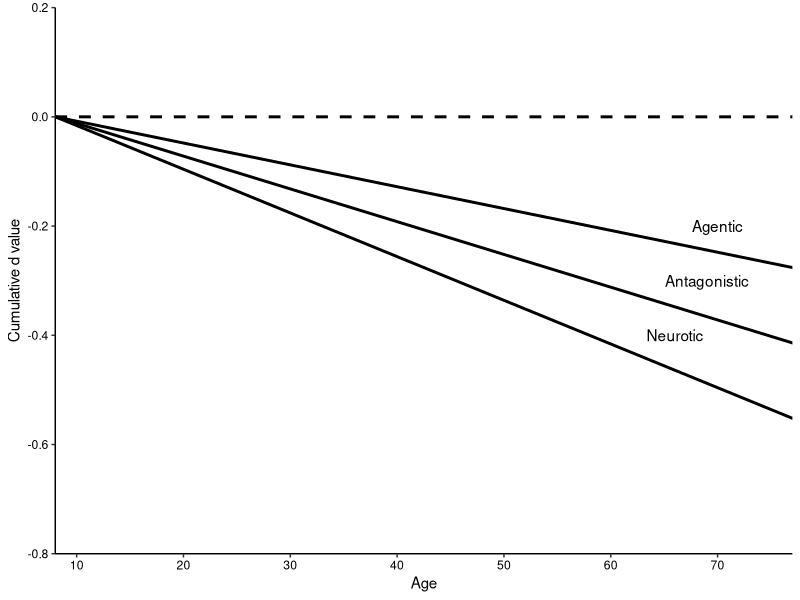
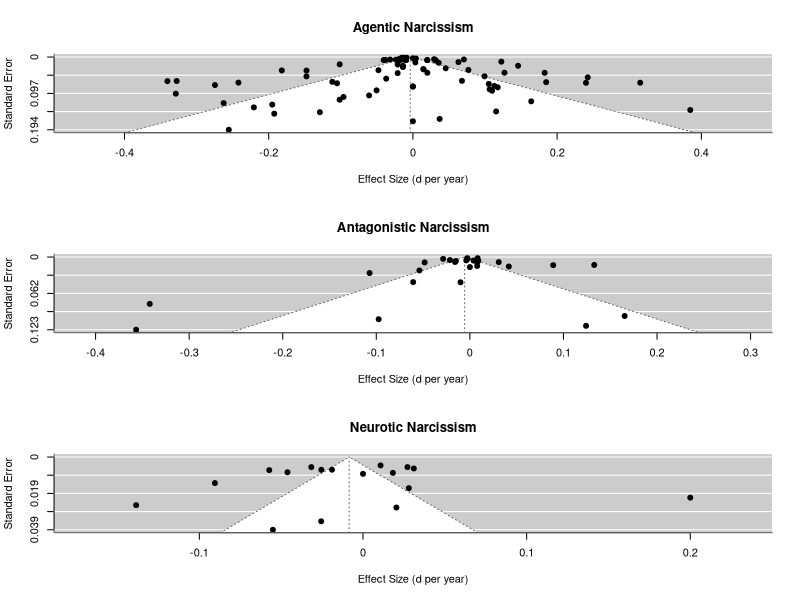
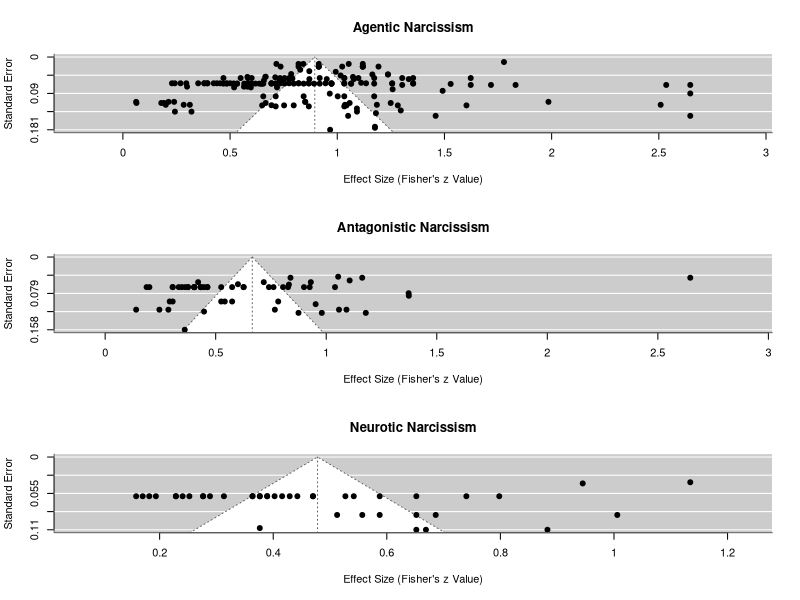
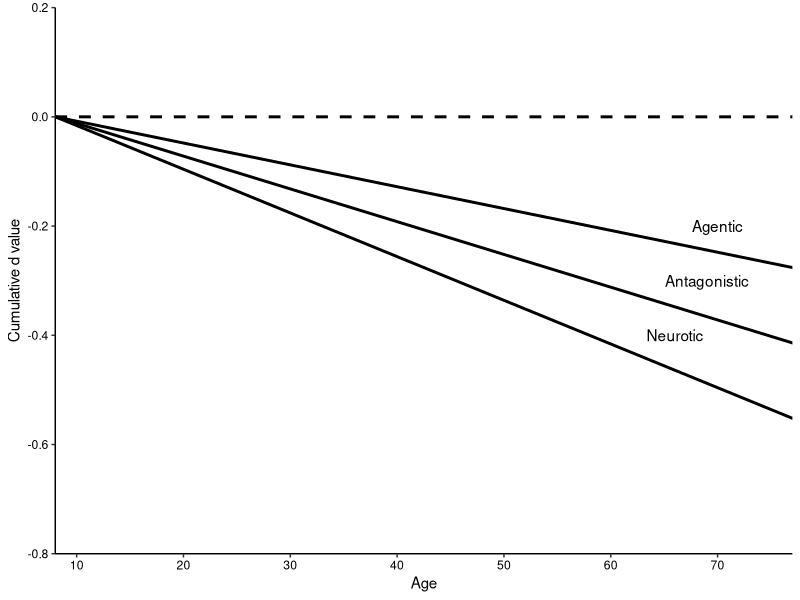
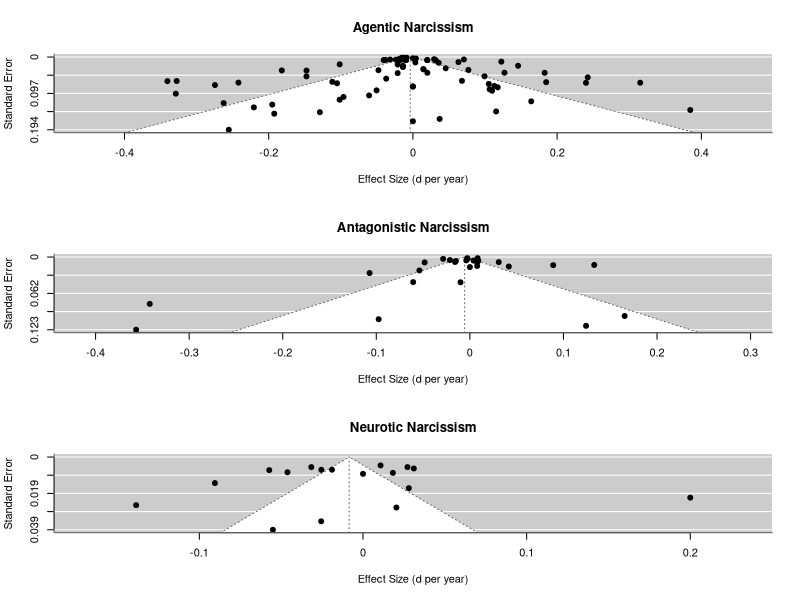
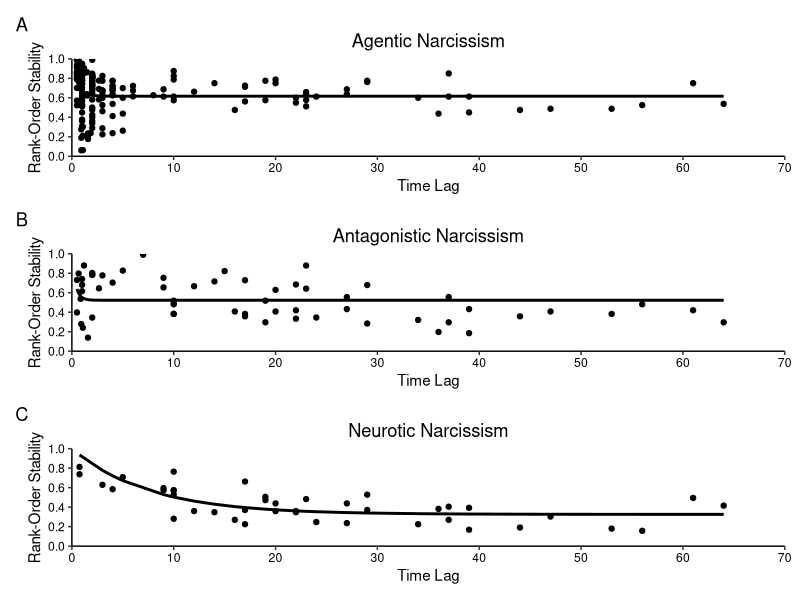
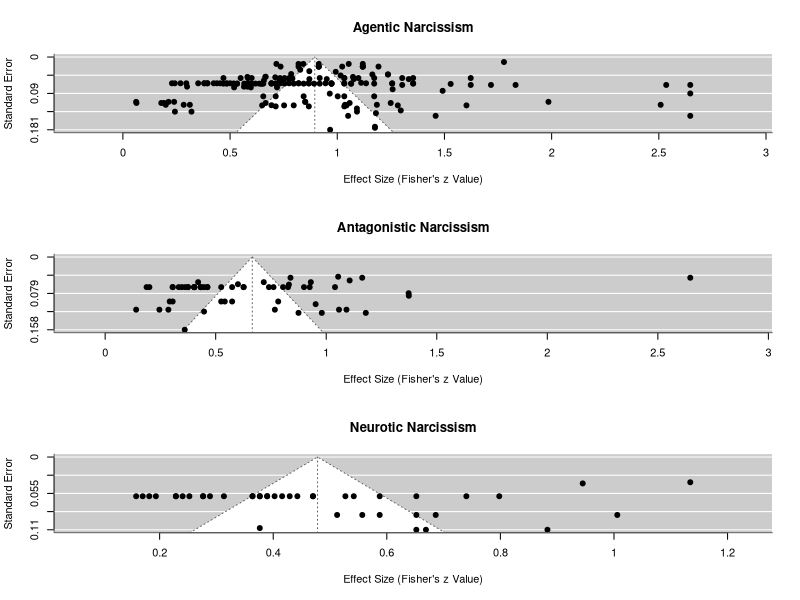

Reproduce these figures in R, in order.
library(readxl)
library(metafor)
library(psych)
library(ggplot2)
library(patchwork)

theme_update(plot.title = element_text(hjust = 0.5), axis.text.x = element_text(color="black"), axis.text.y = element_text(color="black"))


#### DATA AND TRANSFORMATIONS ####

dat <- read_xlsx("Development of narcissism - Data.xlsx")


#### Transformations ####

dat$artid <- as.factor(dat$artid)
dat$author <- as.factor(dat$author)
dat$pubyear <- as.numeric(dat$pubyear)
dat$pubtype <- as.factor(dat$pubtype)
dat$inclusion <- as.factor(dat$inclusion)
dat$exclreas <- as.factor(dat$exclreas)
dat$sampid <- as.factor(dat$sampid)
dat$sampname <- as.factor(dat$sampname)
dat$samptype <- as.factor(dat$samptype)
dat$studyname <- as.factor(dat$studyname)
dat$otherref <- as.factor(dat$otherref)
dat$n <- as.numeric(dat$n)
dat$country <- as.factor(dat$country)
dat$female <- as.numeric(dat$female)
dat$ethn <- as.factor(dat$ethn)
dat$measure <- as.factor(dat$measure)
dat$outcome <- as.factor(dat$outcome)
dat$outcome2 <- as.factor(dat$outcome2)
dat$factor <- as.factor(dat$factor)
dat$factor2 <- as.factor(dat$factor2)
dat$reverse <- as.factor(dat$reverse)
dat$meastype <- as.factor(dat$meastype)
dat$rel <- as.numeric(dat$rel)
dat$t1year <- as.numeric(dat$t1year)
dat$agem1 <- as.numeric(dat$agem1)
dat$agesd1 <- as.numeric(dat$agesd1)
dat$interval <- as.factor(dat$interval)
dat$agem1i <- as.numeric(dat$agem1i)
dat$outm1 <- as.numeric(dat$outm1)
dat$outsd1 <- as.numeric(dat$outsd1)
dat$outm2 <- as.numeric(dat$outm2)
dat$outsd2 <- as.numeric(dat$outsd2)
dat$timelag <- as.numeric(dat$timelag)
dat$corr <- as.numeric(dat$corr)
dat$pubstatus <- as.factor(dat$pubstatus)

dat$caseid <- 1:nrow(dat)
dat$clinical <- factor(ifelse((dat$samptype=="1"|dat$samptype=="2"|dat$samptype=="5"), "no", "yes"))
dat <- transform(dat, yob = t1year-agem1)
dat <- transform(dat, agem1ic1 = (agem1i-23.13)/10)
dat <- transform(dat, agem1ic2 = agem1ic1^2)
dat <- transform(dat, agem1ic3 = agem1ic1^3)
dat <- transform(dat, timelagc = timelag-11.42)
dat <- transform(dat, agem2i = agem1i+timelag)
dat <- transform(dat, female = female/100)


#### Computation of Effect Sizes of Mean-Level Change ####

dat$corrmean <- mean(dat$corr, na.rm = TRUE)
dat$corrx <- ifelse(is.na(dat$corr), dat$corrmean, dat$corr) #replace missing data (for computation of mean-level change ES only)
dat <- transform(dat, es_d = (outm2-outm1)/outsd1)
dat <- transform(dat, es_dyear = es_d/timelag)
dat <- transform(dat, v_d = ((2*(1-corrx)/n)+(es_d*es_d/(2*n))))
dat <- transform(dat, v_dyear = v_d/(timelag^2))


#### Computation of Effect Sizes of Rank-Order Stability ####

dat$corrdis <- dat$corr/dat$rel #compute disattenuated test-retest correlation
dat$corrdis <- ifelse(dat$corrdis >= 0.99, 0.99, dat$corrdis) #if corrdis >= 0.99, set to 0.99
dat$corrdis_z <- fisherz(dat$corrdis)
dat$v_corr <- (1/(dat$n-3))
dat$v_corrdis <- dat$v_corr/(dat$rel*dat$rel) #sample variance of disattenuated test-retest correlation


#### Subsamples ####

dat.artid <- dat[!duplicated(dat$artid),]
dat.sample <- dat[!duplicated(dat$sampid),]

dat.agentic <- subset(dat, subset = factor == "Agentic")
dat.antagonistic <- subset(dat, subset = factor == "Antagonistic")
dat.neurotic <- subset(dat, subset = factor == "Neurotic")
dat.agentic.es_dyear <- subset(dat.agentic, subset = es_dyear != "NA")
dat.antagonistic.es_dyear <- subset(dat.antagonistic, subset = es_dyear != "NA")
dat.neurotic.es_dyear <- subset(dat.neurotic, subset = es_dyear != "NA")
dat.agentic.es_dyear.sample <- dat.agentic.es_dyear[!duplicated(dat.agentic.es_dyear$sampid),]
dat.antagonistic.es_dyear.sample <- dat.antagonistic.es_dyear[!duplicated(dat.antagonistic.es_dyear$sampid),]
dat.neurotic.es_dyear.sample <- dat.neurotic.es_dyear[!duplicated(dat.neurotic.es_dyear$sampid),]

dat.agentic.nonclin <- subset(dat.agentic, subset = clinical == "no")
dat.antagonistic.nonclin <- subset(dat.antagonistic, subset = clinical == "no")
dat.neurotic.nonclin <- subset(dat.neurotic, subset = clinical == "no")
dat.agentic.nonclin.es_dyear <- subset(dat.agentic.nonclin, subset = es_dyear != "NA")
dat.antagonistic.nonclin.es_dyear <- subset(dat.antagonistic.nonclin, subset = es_dyear != "NA")
dat.neurotic.nonclin.es_dyear <- subset(dat.neurotic.nonclin, subset = es_dyear != "NA")
dat.agentic.nonclin.es_dyear.sample <- dat.agentic.nonclin.es_dyear[!duplicated(dat.agentic.nonclin.es_dyear$sampid),]
dat.antagonistic.nonclin.es_dyear.sample <- dat.antagonistic.nonclin.es_dyear[!duplicated(dat.antagonistic.nonclin.es_dyear$sampid),]
dat.neurotic.nonclin.es_dyear.sample <- dat.neurotic.nonclin.es_dyear[!duplicated(dat.neurotic.nonclin.es_dyear$sampid),]

dat.nonclin <- subset(dat, subset = clinical == "no")
dat.nonclin.es_dyear <- subset(dat.nonclin, subset = es_dyear != "NA")

dat.agentic2 <- subset(dat, subset = factor2 == "Agentic")
dat.antagonistic2 <- subset(dat, subset = factor2 == "Antagonistic")
dat.neurotic2 <- subset(dat, subset = factor2 == "Neurotic")
dat.agentic2.es_dyear <- subset(dat.agentic2, subset = es_dyear != "NA")
dat.antagonistic2.es_dyear <- subset(dat.antagonistic2, subset = es_dyear != "NA")
dat.neurotic2.es_dyear <- subset(dat.neurotic2, subset = es_dyear != "NA")
dat.agentic2.es_dyear.sample <- dat.agentic2.es_dyear[!duplicated(dat.agentic2.es_dyear$sampid),]
dat.antagonistic2.es_dyear.sample <- dat.antagonistic2.es_dyear[!duplicated(dat.antagonistic2.es_dyear$sampid),]
dat.neurotic2.es_dyear.sample <- dat.neurotic2.es_dyear[!duplicated(dat.neurotic2.es_dyear$sampid),]

dat.agentic2.nonclin <- subset(dat.agentic2, subset = clinical == "no")
dat.antagonistic2.nonclin <- subset(dat.antagonistic2, subset = clinical == "no")
dat.neurotic2.nonclin <- subset(dat.neurotic2, subset = clinical == "no")
dat.agentic2.nonclin.es_dyear <- subset(dat.agentic2.nonclin, subset = es_dyear != "NA")
dat.antagonistic2.nonclin.es_dyear <- subset(dat.antagonistic2.nonclin, subset = es_dyear != "NA")
dat.neurotic2.nonclin.es_dyear <- subset(dat.neurotic2.nonclin, subset = es_dyear != "NA")
dat.agentic2.nonclin.es_dyear.sample <- dat.agentic2.nonclin.es_dyear[!duplicated(dat.agentic2.nonclin.es_dyear$sampid),]
dat.antagonistic2.nonclin.es_dyear.sample <- dat.antagonistic2.nonclin.es_dyear[!duplicated(dat.antagonistic2.nonclin.es_dyear$sampid),]
dat.neurotic2.nonclin.es_dyear.sample <- dat.neurotic2.nonclin.es_dyear[!duplicated(dat.neurotic2.nonclin.es_dyear$sampid),]

dat.agentic.corr <- subset(dat.agentic, subset = corr != "NA")
dat.antagonistic.corr <- subset(dat.antagonistic, subset = corr != "NA")
dat.neurotic.corr <- subset(dat.neurotic, subset = corr != "NA")
dat.agentic.corr.sample <- dat.agentic.corr[!duplicated(dat.agentic.corr$sampid),]
dat.antagonistic.corr.sample <- dat.antagonistic.corr[!duplicated(dat.antagonistic.corr$sampid),]
dat.neurotic.corr.sample <- dat.neurotic.corr[!duplicated(dat.neurotic.corr$sampid),]

dat.agentic2.corr <- subset(dat.agentic2, subset = corr != "NA")
dat.antagonistic2.corr <- subset(dat.antagonistic2, subset = corr != "NA")
dat.neurotic2.corr <- subset(dat.neurotic2, subset = corr != "NA")
dat.agentic2.corr.sample <- dat.agentic2.corr[!duplicated(dat.agentic2.corr$sampid),]
dat.antagonistic2.corr.sample <- dat.antagonistic2.corr[!duplicated(dat.antagonistic2.corr$sampid),]
dat.neurotic2.corr.sample <- dat.neurotic2.corr[!duplicated(dat.neurotic2.corr$sampid),]


#### Sample Characteristics ####

min(dat.sample$n)
max(dat.sample$n)
mean(dat.sample$n)
sd(dat.sample$n)
median(dat.sample$n)
sum(dat.sample$n)

table(dat.sample$samptype)

mean(dat.sample$female, na.rm = TRUE)
min(dat.sample$female, na.rm = TRUE)
max(dat.sample$female, na.rm = TRUE)
sd(dat.sample$female, na.rm = TRUE)
median(dat.sample$female, na.rm = TRUE)

table(dat.sample$country)
table(dat.sample$ethn)

min(dat.sample$agem1)
max(dat.sample$agem1)
mean(dat.sample$agem1)
sd(dat.sample$agem1)

max(dat$agem1i)
max(dat$agem2i)

min(dat.sample$t1year)
max(dat.sample$t1year)
mean(dat.sample$t1year)
sd(dat.sample$t1year)

min(dat.sample$yob)
max(dat.sample$yob)
mean(dat.sample$yob)
sd(dat.sample$yob)

describe(dat$timelag, skew=TRUE)


#### MEAN-LEVEL CHANGE ####

#### Effect Size Analyses ####

res <- rma.mv(yi=es_dyear, V=v_dyear, random = ~ 1 | sampid/caseid, data=dat.agentic)
print(res, digits=3)
sum(dat.agentic.es_dyear.sample$n)

res <- rma.mv(yi=es_dyear, V=v_dyear, random = ~ 1 | sampid/caseid, data=dat.antagonistic)
print(res, digits=3)
sum(dat.antagonistic.es_dyear.sample$n)

res <- rma.mv(yi=es_dyear, V=v_dyear, random = ~ 1 | sampid/caseid, data=dat.neurotic)
print(res, digits=3)
sum(dat.neurotic.es_dyear.sample$n)


#### Age Effects ####

res <- rma.mv(yi=es_dyear, V=v_dyear, random = ~ 1 | sampid/caseid, data=dat.agentic, mods = cbind(agem1ic1))
print(res, digits=4)

res <- rma.mv(yi=es_dyear, V=v_dyear, random = ~ 1 | sampid/caseid, data=dat.agentic, mods = cbind(agem1ic1, agem1ic2))
print(res, digits=4)

res <- rma.mv(yi=es_dyear, V=v_dyear, random = ~ 1 | sampid/caseid, data=dat.agentic, mods = cbind(agem1ic1, agem1ic2, agem1ic3))
print(res, digits=4)

res <- rma.mv(yi=es_dyear, V=v_dyear, random = ~ 1 | sampid/caseid, data=dat.antagonistic, mods = cbind(agem1ic1))
print(res, digits=4)

res <- rma.mv(yi=es_dyear, V=v_dyear, random = ~ 1 | sampid/caseid, data=dat.antagonistic, mods = cbind(agem1ic1, agem1ic2))
print(res, digits=4)

res <- rma.mv(yi=es_dyear, V=v_dyear, random = ~ 1 | sampid/caseid, data=dat.antagonistic, mods = cbind(agem1ic1, agem1ic2, agem1ic3))
print(res, digits=4)

res <- rma.mv(yi=es_dyear, V=v_dyear, random = ~ 1 | sampid/caseid, data=dat.neurotic, mods = cbind(agem1ic1))
print(res, digits=4)

res <- rma.mv(yi=es_dyear, V=v_dyear, random = ~ 1 | sampid/caseid, data=dat.neurotic, mods = cbind(agem1ic1, agem1ic2))
print(res, digits=4)

res <- rma.mv(yi=es_dyear, V=v_dyear, random = ~ 1 | sampid/caseid, data=dat.neurotic, mods = cbind(agem1ic1, agem1ic2, agem1ic3))
print(res, digits=4)


#### Moderator Analyses ####

dat.sample$clinicalnum <- as.numeric(dat.sample$clinicalnum <- dat.sample$clinical)
cor.test(dat.sample$female, dat.sample$yob)
cor.test(dat.sample$female, dat.sample$clinicalnum)
cor.test(dat.sample$yob, dat.sample$clinicalnum)

res <- rma.mv(yi=es_dyear, V=v_dyear, random = ~ 1 | sampid/caseid, data=dat.agentic, mods = cbind(female, yob, clinical))
print(res, digits=4)

res <- rma.mv(yi=es_dyear, V=v_dyear, random = ~ 1 | sampid/caseid, data=dat.antagonistic, mods = cbind(female, yob, clinical))
print(res, digits=4)

res <- rma.mv(yi=es_dyear, V=v_dyear, random = ~ 1 | sampid/caseid, data=dat.neurotic, mods = cbind(female, yob, clinical))
print(res, digits=4)


#### Effect Size Analyses (Nonclinical Samples) ####

res <- rma.mv(yi=es_dyear, V=v_dyear, random = ~ 1 | sampid/caseid, data=dat.agentic.nonclin)
print(res, digits=3)
sum(dat.agentic.nonclin.es_dyear.sample$n)

res <- rma.mv(yi=es_dyear, V=v_dyear, random = ~ 1 | sampid/caseid, data=dat.antagonistic.nonclin)
print(res, digits=3)
sum(dat.antagonistic.nonclin.es_dyear.sample$n)

res <- rma.mv(yi=es_dyear, V=v_dyear, random = ~ 1 | sampid/caseid, data=dat.neurotic.nonclin)
print(res, digits=3)
sum(dat.neurotic.nonclin.es_dyear.sample$n)

min(dat.nonclin.es_dyear$agem1i)
max(dat.nonclin.es_dyear$agem2i)
dat.mlchange <- data.frame(x = c(8, 77))
ggplot(dat.mlchange, aes(x, y)) + labs(x = "Age", y = "Cumulative d value") +
  scale_x_continuous(breaks = seq(10, 70, 10), lim = c(8, 77), expand = c(0,0)) +
  scale_y_continuous(breaks = seq(-0.8, 0.2, 0.2), lim = c(-0.8, 0.2), expand = c(0,0)) +
  geom_hline(yintercept= 0, linetype="dashed", color = "black", linewidth = 1) +
  geom_abline(intercept= -0.004*-8, slope = -0.004, linetype="solid", color = "black", linewidth = 1) +
  geom_abline(intercept= -0.006*-8, slope = -0.006, linetype="solid", color = "black", linewidth = 1) +
  geom_abline(intercept= -0.008*-8, slope = -0.008, linetype="solid", color = "black", linewidth = 1) +
  theme(panel.grid.major = element_blank(), panel.grid.minor = element_blank(), panel.background = element_blank(),
  axis.line = element_line(colour = "black")) + 
  annotate("text", x=70, y=-0.2, label="Agentic") + 
  annotate("text", x=69, y=-0.3, label="Antagonistic") + 
  annotate("text", x=66, y=-0.4, label="Neurotic")
ggsave(file="fig1.eps", width=5, height=3.75)


#### Effect Size Analyses (Clinical Samples) #### 

dat.agentic.clin <- subset(dat.agentic, subset = clinical == "yes")
dat.antagonistic.clin <- subset(dat.antagonistic, subset = clinical == "yes")
dat.neurotic.clin <- subset(dat.neurotic, subset = clinical == "yes")
dat.agentic.clin.es_dyear <- subset(dat.agentic.clin, subset = es_dyear != "NA")
dat.antagonistic.clin.es_dyear <- subset(dat.antagonistic.clin, subset = es_dyear != "NA")
dat.neurotic.clin.es_dyear <- subset(dat.neurotic.clin, subset = es_dyear != "NA")
dat.agentic.clin.es_dyear.sample <- dat.agentic.clin.es_dyear[!duplicated(dat.agentic.clin.es_dyear$sampid),]
dat.antagonistic.clin.es_dyear.sample <- dat.antagonistic.clin.es_dyear[!duplicated(dat.antagonistic.clin.es_dyear$sampid),]
dat.neurotic.clin.es_dyear.sample <- dat.neurotic.clin.es_dyear[!duplicated(dat.neurotic.clin.es_dyear$sampid),]

res <- rma.mv(yi=es_dyear, V=v_dyear, random = ~ 1 | sampid/caseid, data=dat.agentic.clin)
print(res, digits=3)
sum(dat.agentic.clin.es_dyear.sample$n)

res <- rma.mv(yi=es_dyear, V=v_dyear, random = ~ 1 | sampid/caseid, data=dat.antagonistic.clin)
print(res, digits=3)
sum(dat.antagonistic.clin.es_dyear.sample$n)

res <- rma.mv(yi=es_dyear, V=v_dyear, random = ~ 1 | sampid/caseid, data=dat.neurotic.clin)
print(res, digits=3)
sum(dat.neurotic.clin.es_dyear.sample$n)


#### Replication of Effect Size Analyses with Reduced Set of Measures ####

res <- rma.mv(yi=es_dyear, V=v_dyear, random = ~ 1 | sampid/caseid, data=dat.agentic2)
print(res, digits=3)
sum(dat.agentic2.es_dyear.sample$n)

res <- rma.mv(yi=es_dyear, V=v_dyear, random = ~ 1 | sampid/caseid, data=dat.antagonistic2)
print(res, digits=3)
sum(dat.antagonistic2.es_dyear.sample$n)

res <- rma.mv(yi=es_dyear, V=v_dyear, random = ~ 1 | sampid/caseid, data=dat.neurotic2)
print(res, digits=3)
sum(dat.neurotic2.es_dyear.sample$n)

res <- rma.mv(yi=es_dyear, V=v_dyear, random = ~ 1 | sampid/caseid, data=dat.agentic2.nonclin)
print(res, digits=3)
sum(dat.agentic2.nonclin.es_dyear.sample$n)

res <- rma.mv(yi=es_dyear, V=v_dyear, random = ~ 1 | sampid/caseid, data=dat.antagonistic2.nonclin)
print(res, digits=3)
sum(dat.antagonistic2.nonclin.es_dyear.sample$n)

res <- rma.mv(yi=es_dyear, V=v_dyear, random = ~ 1 | sampid/caseid, data=dat.neurotic2.nonclin)
print(res, digits=3)
sum(dat.neurotic2.nonclin.es_dyear.sample$n)


#### Tests of Publication Bias ####

res <- rma(yi=es_dyear, vi=v_dyear, data=dat.agentic)
print(res, digits=3)
regtest(res)
res <- rma.mv(yi=es_dyear, V=v_dyear, random = ~ 1 | sampid/caseid, data=dat.agentic, mods = cbind(pubstatus))
print(res, digits=3)
table(dat.agentic.es_dyear$pubstatus)

res <- rma(yi=es_dyear, vi=v_dyear, data=dat.antagonistic)
print(res, digits=3)
regtest(res)
res <- rma.mv(yi=es_dyear, V=v_dyear, random = ~ 1 | sampid/caseid, data=dat.antagonistic, mods = cbind(pubstatus))
print(res, digits=3)
table(dat.antagonistic.es_dyear$pubstatus)

res <- rma(yi=es_dyear, vi=v_dyear, data=dat.neurotic)
print(res, digits=3)
regtest(res)
res <- rma.mv(yi=es_dyear, V=v_dyear, random = ~ 1 | sampid/caseid, data=dat.neurotic, mods = cbind(pubstatus))
print(res, digits=3)
table(dat.neurotic.es_dyear$pubstatus)

par(mfrow = c(3, 1))

res <- rma(yi=es_dyear, vi=v_dyear, data=dat.agentic.nonclin)
print(res, digits=3)
regtest(res)
funnel(res, xlab="Effect Size (d per year)", ylab="Standard Error", main="Agentic Narcissism") +
  mtext("A", side = 3, line = 2.4, adj = -0.16, cex = 1.0)
res <- rma.mv(yi=es_dyear, V=v_dyear, random = ~ 1 | sampid/caseid, data=dat.agentic.nonclin, mods = cbind(pubstatus))
print(res, digits=3)
table(dat.agentic.nonclin.es_dyear$pubstatus)

res <- rma(yi=es_dyear, vi=v_dyear, data=dat.antagonistic.nonclin)
print(res, digits=3)
regtest(res)
funnel(res, xlab="Effect Size (d per year)", ylab="Standard Error", main="Antagonistic Narcissism") +
  mtext("B", side = 3, line = 2.4, adj = -0.16, cex = 1.0)
res <- rma.mv(yi=es_dyear, V=v_dyear, random = ~ 1 | sampid/caseid, data=dat.antagonistic.nonclin, mods = cbind(pubstatus))
print(res, digits=3)
table(dat.antagonistic.nonclin.es_dyear$pubstatus)

res <- rma(yi=es_dyear, vi=v_dyear, data=dat.neurotic.nonclin)
print(res, digits=3)
regtest(res)
funnel(res, xlab="Effect Size (d per year)", ylab="Standard Error", main="Neurotic Narcissism") +
  mtext("C", side = 3, line = 2.4, adj = -0.16, cex = 1.0)
res <- rma.mv(yi=es_dyear, V=v_dyear, random = ~ 1 | sampid/caseid, data=dat.neurotic.nonclin, mods = cbind(pubstatus))
print(res, digits=3)
table(dat.neurotic.nonclin.es_dyear$pubstatus)

fig2 <- recordPlot()
postscript(file='fig2.eps', width=4, height=9, paper="special", horizontal=F)
fig2
dev.off()


#### RANK-ORDER STABILITY ####

#### Effect Size Analyses ####

res <- rma.mv(yi=corrdis_z, V=v_corrdis, random = ~ 1 | sampid/caseid, data=dat.agentic)
print(res, digits=3)
sum(dat.agentic.corr.sample$n)
fisherz2r(0.997)
fisherz2r(0.875)
fisherz2r(1.119)

res <- rma.mv(yi=corrdis_z, V=v_corrdis, random = ~ 1 | sampid/caseid, data=dat.antagonistic)
print(res, digits=3)
sum(dat.antagonistic.corr.sample$n)
fisherz2r(0.842)
fisherz2r(0.646)
fisherz2r(1.039)

res <- rma.mv(yi=corrdis_z, V=v_corrdis, random = ~ 1 | sampid/caseid, data=dat.neurotic)
print(res, digits=3)
sum(dat.neurotic.corr.sample$n)
fisherz2r(0.695)
fisherz2r(0.463)
fisherz2r(0.926)


#### Age Effects ####

res <- rma.mv(yi=corrdis_z, V=v_corrdis, random = ~ 1 | sampid/caseid, data=dat.agentic, mods = cbind(agem1ic1))
print(res, digits=4)

res <- rma.mv(yi=corrdis_z, V=v_corrdis, random = ~ 1 | sampid/caseid, data=dat.agentic, mods = cbind(agem1ic1, agem1ic2))
print(res, digits=4)

res <- rma.mv(yi=corrdis_z, V=v_corrdis, random = ~ 1 | sampid/caseid, data=dat.agentic, mods = cbind(agem1ic1, agem1ic2, agem1ic3))
print(res, digits=4)

res <- rma.mv(yi=corrdis_z, V=v_corrdis, random = ~ 1 | sampid/caseid, data=dat.antagonistic, mods = cbind(agem1ic1))
print(res, digits=4)

res <- rma.mv(yi=corrdis_z, V=v_corrdis, random = ~ 1 | sampid/caseid, data=dat.antagonistic, mods = cbind(agem1ic1, agem1ic2))
print(res, digits=4)

res <- rma.mv(yi=corrdis_z, V=v_corrdis, random = ~ 1 | sampid/caseid, data=dat.antagonistic, mods = cbind(agem1ic1, agem1ic2, agem1ic3))
print(res, digits=4)

res <- rma.mv(yi=corrdis_z, V=v_corrdis, random = ~ 1 | sampid/caseid, data=dat.neurotic, mods = cbind(agem1ic1))
print(res, digits=4)

res <- rma.mv(yi=corrdis_z, V=v_corrdis, random = ~ 1 | sampid/caseid, data=dat.neurotic, mods = cbind(agem1ic1, agem1ic2))
print(res, digits=4)

res <- rma.mv(yi=corrdis_z, V=v_corrdis, random = ~ 1 | sampid/caseid, data=dat.neurotic, mods = cbind(agem1ic1, agem1ic2, agem1ic3))
print(res, digits=4)


#### Moderator Analyses ####

res <- rma.mv(yi=corrdis_z, V=v_corrdis, random = ~ 1 | sampid/caseid, data=dat.agentic, mods = cbind(female, yob, clinical, timelagc))
print(res, digits=4)

res <- rma.mv(yi=corrdis_z, V=v_corrdis, random = ~ 1 | sampid/caseid, data=dat.antagonistic, mods = cbind(female, yob, clinical, timelagc))
print(res, digits=4)

res <- rma.mv(yi=corrdis_z, V=v_corrdis, random = ~ 1 | sampid/caseid, data=dat.neurotic, mods = cbind(female, yob, clinical, timelagc))
print(res, digits=4)


#### Effect Size Analyses Controlled for Time Lag ####

res <- rma.mv(yi=corrdis_z, V=v_corrdis, random = ~ 1 | sampid/caseid, data=dat.agentic, mods = cbind(timelagc))
print(res, digits=3)
sum(dat.agentic.corr.sample$n)
fisherz2r(0.935)
fisherz2r(0.805)
fisherz2r(1.064)

res <- rma.mv(yi=corrdis_z, V=v_corrdis, random = ~ 1 | sampid/caseid, data=dat.antagonistic, mods = cbind(timelagc))
print(res, digits=3)
sum(dat.antagonistic.corr.sample$n)
fisherz2r(0.827)
fisherz2r(0.632)
fisherz2r(1.022)

res <- rma.mv(yi=corrdis_z, V=v_corrdis, random = ~ 1 | sampid/caseid, data=dat.neurotic, mods = cbind(timelagc))
print(res, digits=3)
sum(dat.neurotic.corr.sample$n)
fisherz2r(0.699)
fisherz2r(0.512)
fisherz2r(0.886)


#### Age Effects Controlled for Time Lag ####

cor.test(dat$agem1i, dat$timelag)

res <- rma.mv(yi=corrdis_z, V=v_corrdis, random = ~ 1 | sampid/caseid, data=dat.agentic, mods = cbind(agem1ic1, timelagc))
print(res, digits=4)

res <- rma.mv(yi=corrdis_z, V=v_corrdis, random = ~ 1 | sampid/caseid, data=dat.agentic, mods = cbind(agem1ic1, agem1ic2, timelagc))
print(res, digits=4)

res <- rma.mv(yi=corrdis_z, V=v_corrdis, random = ~ 1 | sampid/caseid, data=dat.agentic, mods = cbind(agem1ic1, agem1ic2, agem1ic3, timelagc))
print(res, digits=4)

res <- rma.mv(yi=corrdis_z, V=v_corrdis, random = ~ 1 | sampid/caseid, data=dat.antagonistic, mods = cbind(agem1ic1, timelagc))
print(res, digits=4)

res <- rma.mv(yi=corrdis_z, V=v_corrdis, random = ~ 1 | sampid/caseid, data=dat.antagonistic, mods = cbind(agem1ic1, agem1ic2, timelagc))
print(res, digits=4)

res <- rma.mv(yi=corrdis_z, V=v_corrdis, random = ~ 1 | sampid/caseid, data=dat.antagonistic, mods = cbind(agem1ic1, agem1ic2, agem1ic3, timelagc))
print(res, digits=4)

res <- rma.mv(yi=corrdis_z, V=v_corrdis, random = ~ 1 | sampid/caseid, data=dat.neurotic, mods = cbind(agem1ic1, timelagc))
print(res, digits=4)

res <- rma.mv(yi=corrdis_z, V=v_corrdis, random = ~ 1 | sampid/caseid, data=dat.neurotic, mods = cbind(agem1ic1, agem1ic2, timelagc))
print(res, digits=4)

res <- rma.mv(yi=corrdis_z, V=v_corrdis, random = ~ 1 | sampid/caseid, data=dat.neurotic, mods = cbind(agem1ic1, agem1ic2, agem1ic3, timelagc))
print(res, digits=4)


#### Replication of Effect Size Analyses with Reduced Set of Measures ####

res <- rma.mv(yi=corrdis_z, V=v_corrdis, random = ~ 1 | sampid/caseid, data=dat.agentic2)
print(res, digits=3)
sum(dat.agentic2.corr.sample$n)
fisherz2r(0.850)
fisherz2r(0.776)
fisherz2r(0.925)

res <- rma.mv(yi=corrdis_z, V=v_corrdis, random = ~ 1 | sampid/caseid, data=dat.antagonistic2)
print(res, digits=3)
sum(dat.antagonistic2.corr.sample$n)
fisherz2r(0.809)
fisherz2r(0.627)
fisherz2r(0.990)

res <- rma.mv(yi=corrdis_z, V=v_corrdis, random = ~ 1 | sampid/caseid, data=dat.neurotic2)
print(res, digits=3)
sum(dat.neurotic2.corr.sample$n)
fisherz2r(1.040)
fisherz2r(0.854)
fisherz2r(1.226)

res <- rma.mv(yi=corrdis_z, V=v_corrdis, random = ~ 1 | sampid/caseid, data=dat.agentic2, mods = cbind(timelagc))
print(res, digits=3)
sum(dat.agentic2.corr.sample$n)
fisherz2r(0.828)
fisherz2r(0.748)
fisherz2r(0.907)

res <- rma.mv(yi=corrdis_z, V=v_corrdis, random = ~ 1 | sampid/caseid, data=dat.antagonistic2, mods = cbind(timelagc))
print(res, digits=3)
sum(dat.antagonistic2.corr.sample$n)
fisherz2r(0.795)
fisherz2r(0.625)
fisherz2r(0.966)

res <- rma.mv(yi=corrdis_z, V=v_corrdis, random = ~ 1 | sampid/caseid, data=dat.neurotic2, mods = cbind(timelagc))
print(res, digits=3)
sum(dat.neurotic2.corr.sample$n)
fisherz2r(1.040)
fisherz2r(0.854)
fisherz2r(1.226)


#### Nonlinear Regression ####

nls <- nls(corrdis~a+(1-a)*exp(-b*timelag), data=dat.agentic, start=list(a=0.5, b=1.0), trace = TRUE)
summary(nls)
datnls <- subset(dat.agentic, subset = corrdis != "NA")
datnls$prednls = predict(nls)
fig3a <- ggplot(datnls, aes(x = timelag, y = corrdis)) + geom_point() + geom_line(aes(y = prednls), linewidth = 1) +
  scale_x_continuous(breaks = seq(0, 70, 10), lim = c(0, 70), expand = c(0,0)) +
  scale_y_continuous(breaks = seq(0, 1, 0.2), lim = c(0, 1), expand = c(0,0)) +
  theme(panel.grid.major = element_blank(), panel.grid.minor = element_blank(), panel.background = element_blank(),
  axis.line = element_line(colour = "black")) + labs(tag = "A", title = "Agentic Narcissism", x = "Time Lag", y = "Rank-Order Stability")

nls <- nls(corrdis~a+(1-a)*exp(-b*timelag), data=dat.antagonistic, start=list(a=0.5, b=1.0), trace = TRUE)
summary(nls)
datnls <- subset(dat.antagonistic, subset = corrdis != "NA")
datnls$prednls = predict(nls)
fig3b <- ggplot(datnls, aes(x = timelag, y = corrdis)) + geom_point() + geom_line(aes(y = prednls), linewidth = 1) +
  scale_x_continuous(breaks = seq(0, 70, 10), lim = c(0, 70), expand = c(0,0)) +
  scale_y_continuous(breaks = seq(0, 1, 0.2), lim = c(0, 1), expand = c(0,0)) +
  theme(panel.grid.major = element_blank(), panel.grid.minor = element_blank(), panel.background = element_blank(),
  axis.line = element_line(colour = "black")) + labs(tag = "B", title = "Antagonistic Narcissism", x = "Time Lag", y = "Rank-Order Stability")

nls <- nls(corrdis~a+(1-a)*exp(-b*timelag), data=dat.neurotic, start=list(a=0.5, b=1.0), trace = TRUE)
summary(nls)
datnls <- subset(dat.neurotic, subset = corrdis != "NA")
datnls$prednls = predict(nls)
fig3c <- ggplot(datnls, aes(x = timelag, y = corrdis)) + geom_point() + geom_line(aes(y = prednls), linewidth = 1) +
  scale_x_continuous(breaks = seq(0, 70, 10), lim = c(0, 70), expand = c(0,0)) +
  scale_y_continuous(breaks = seq(0, 1, 0.2), lim = c(0, 1), expand = c(0,0)) +
  theme(panel.grid.major = element_blank(), panel.grid.minor = element_blank(), panel.background = element_blank(),
  axis.line = element_line(colour = "black")) + labs(tag = "C", title = "Neurotic Narcissism", x = "Time Lag", y = "Rank-Order Stability")

postscript(file='fig3.eps', width=4.4, height=10, paper="special", horizontal=F)
fig3a + fig3b + fig3c + plot_layout(ncol = 1)
dev.off()


#### Tests of Publication Bias ####

par(mfrow = c(3, 1))

res <- rma(yi=corrdis_z, vi=v_corrdis, data=dat.agentic)
print(res, digits=3)
regtest(res)
funnel(res, xlab="Effect Size (Fisher's z Value)", ylab="Standard Error", main="Agentic Narcissism") +
  mtext("A", side = 3, line = 2.4, adj = -0.16, cex = 1.0)
res <- rma.mv(yi=corrdis_z, V=v_corrdis, random = ~ 1 | sampid/caseid, data=dat.agentic, mods = cbind(pubstatus))
print(res, digits=3)
table(dat.agentic.corr$pubstatus)

res <- rma(yi=corrdis_z, vi=v_corrdis, data=dat.antagonistic)
print(res, digits=3)
regtest(res)
funnel(res, xlab="Effect Size (Fisher's z Value)", ylab="Standard Error", main="Antagonistic Narcissism") +
  mtext("B", side = 3, line = 2.4, adj = -0.16, cex = 1.0)
res <- rma.mv(yi=corrdis_z, V=v_corrdis, random = ~ 1 | sampid/caseid, data=dat.antagonistic, mods = cbind(pubstatus))
print(res, digits=3)
table(dat.antagonistic.corr$pubstatus)

res <- rma(yi=corrdis_z, vi=v_corrdis, data=dat.neurotic)
print(res, digits=3)
regtest(res)
funnel(res, xlab="Effect Size (Fisher's z Value)", ylab="Standard Error", main="Neurotic Narcissism") +
  mtext("C", side = 3, line = 2.4, adj = -0.16, cex = 1.0)
res <- rma.mv(yi=corrdis_z, V=v_corrdis, random = ~ 1 | sampid/caseid, data=dat.neurotic, mods = cbind(pubstatus))
print(res, digits=3)
table(dat.neurotic.corr$pubstatus)

fig4 <- recordPlot()
postscript(file='fig4.eps', width=4, height=9, paper="special", horizontal=F)
fig4
dev.off()
